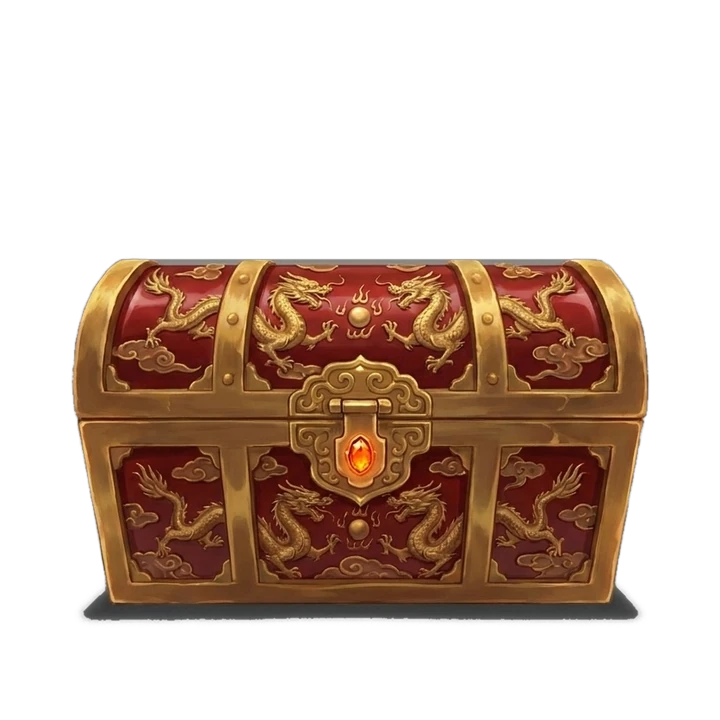
#> input picture art/chest/epic.webp, 720 x 720 px
$ python -i make_chest_art.py   (imports and definitions only)
#> lines starting #> are read from the running program, lines starting #| are printed output that depends on the picture; after the words box and inside, x2 and y2 are one past the last pixel; in counts of white or black regions, pixels touching at a corner belong together
"""
The website's chests (docs/web.md "Opening a chest"): SHOAIB's painted chests, closed and open, cut off their grey
and lined up, into art/chest/<tier>.webp and art/chest/<tier>_open.webp. (art/chests/*.png, the bot's own, stay
as they are for Discord.)

  python -m scripts.make_chest_art <common closed> <common open> <uncommon closed> <uncommon open> ... <mythic open>

Cutting: the grey is modelled from the picture's border (it is a soft gradient), Gemini's sparkle is painted over,
the chest is solid (but not its cast shadow: the grey evenly darkened, which becomes see-through black), and what is lighter or darker than the grey (the open chest's light, the shadow under it) is
kept as see-through as it is faint.

Lining up: the open chest is drawn a little bigger or smaller and higher or lower than the closed one, so it is
scaled and moved until its base (the lowest solid rows: the body, which doesn't move when the lid opens) has the
closed chest's width and sits where the closed chest's base sits. Both are written on the same canvas, so the page
can swap one for the other in place.
"""
import os
import sys

import numpy as np
from PIL import Image
from scipy import ndimage as ndi

ROOT = os.path.dirname(os.path.dirname(os.path.abspath(__file__)))
OUT = os.path.join(ROOT, "art", "chest")
TIERS = ["common", "uncommon", "rare", "epic", "legendary", "mythic"]
SIZE = 720                                    # the canvas both pictures of a chest share


def backdrop(im, ring=36):
    """The grey as a smooth surface (a quadratic in x and y per colour), fitted to the picture's border."""
    h, w = im.shape[:2]
    ys, xs = np.mgrid[0:h, 0:w]
    m = np.zeros((h, w), bool)
    m[:ring], m[-ring:], m[:, :ring], m[:, -ring:] = True, True, True, True
    m[int(h * 0.75):, int(w * 0.75):] = False                       # not the sparkle's corner
    x, y = xs[m] / w, ys[m] / h
    A = np.stack([np.ones_like(x), x, y, x * x, y * y, x * y], 1)
    X, Y = xs / w, ys / h
    full = np.stack([np.ones_like(X), X, Y, X * X, Y * Y, X * Y], -1)
    out = np.zeros_like(im)
    for c in range(3):
        coef, *_ = np.linalg.lstsq(A, im[..., c][m], rcond=None)
        out[..., c] = full @ coef
    return out


def cut(path):
#> called with path = '../art/chest/epic.webp'
    im = np.asarray(Image.open(path).convert("RGB")).astype(np.float32)
    h, w = im.shape[:2]
    bg = backdrop(im)
    sx0, sy0, sx1, sy1 = int(w * 0.74), int(h * 0.74), int(w * 0.95), int(h * 0.95)   # Gemini's sparkle(s)
    corner = np.zeros((h, w), bool)
    corner[sy0:sy1, sx0:sx1] = True
    lighter = (im - bg).mean(axis=2)
    sat = (im.max(axis=2) - im.min(axis=2)) / np.maximum(im.max(axis=2), 1)
    spark = ndi.binary_dilation(corner & (lighter > 14) & (sat < 0.12), iterations=4)
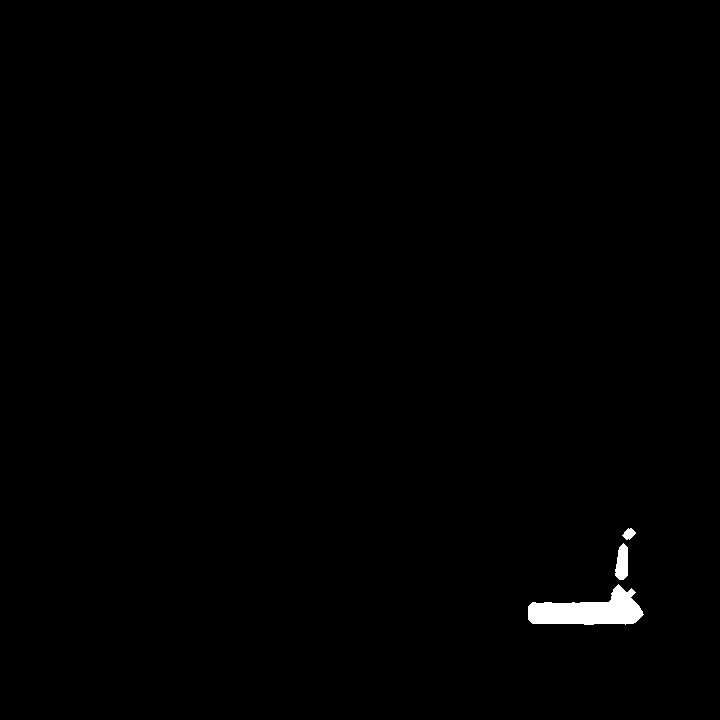
#> spark: shape (720, 720) bool; 0.62% white; 3 white regions, box (x1, y1, x2, y2) and area: (528, 584, 644, 625) 2722, (615, 543, 628, 580) 372, (622, 528, 636, 540) 102
    im[spark] = bg[spark]                                            # white and grey: the sparkle, not the chest
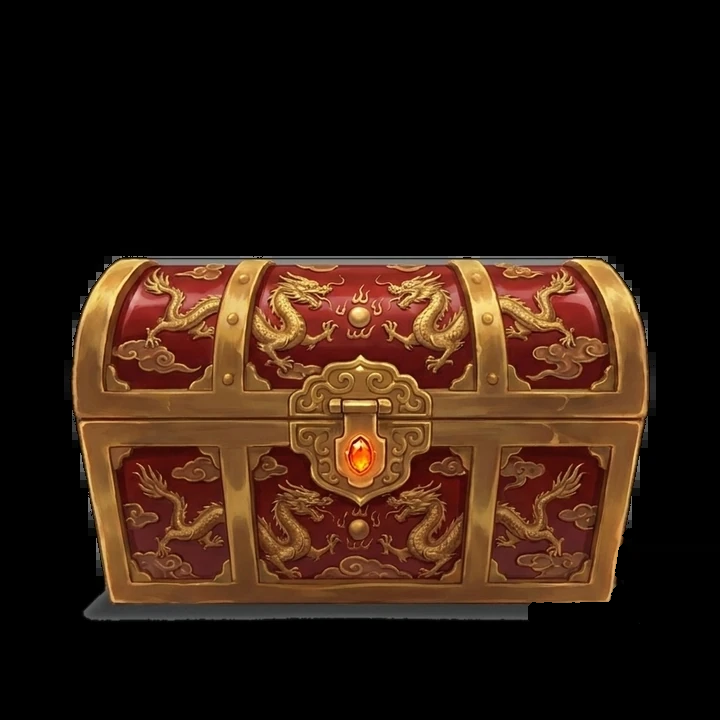
#> im: shape (720, 720, 3) float32; mean R, G, B 48.1, 28.4, 16.6
    lighter = (im - bg).mean(axis=2)
    d0 = np.abs(im - bg).max(axis=2)
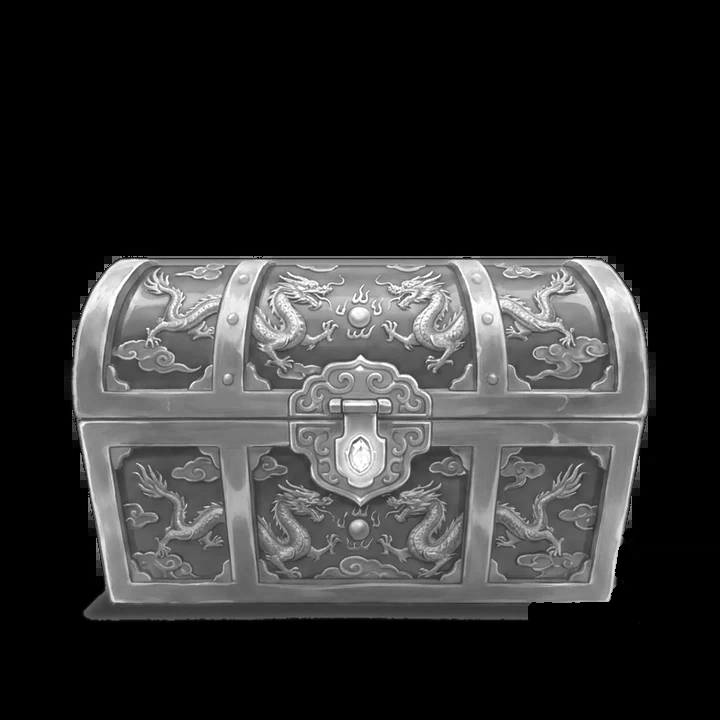
#> d0: shape (720, 720) float32; min 0, max 255, mean 48.1
    body = ndi.binary_fill_holes(ndi.binary_closing(d0 > 38, iterations=3))
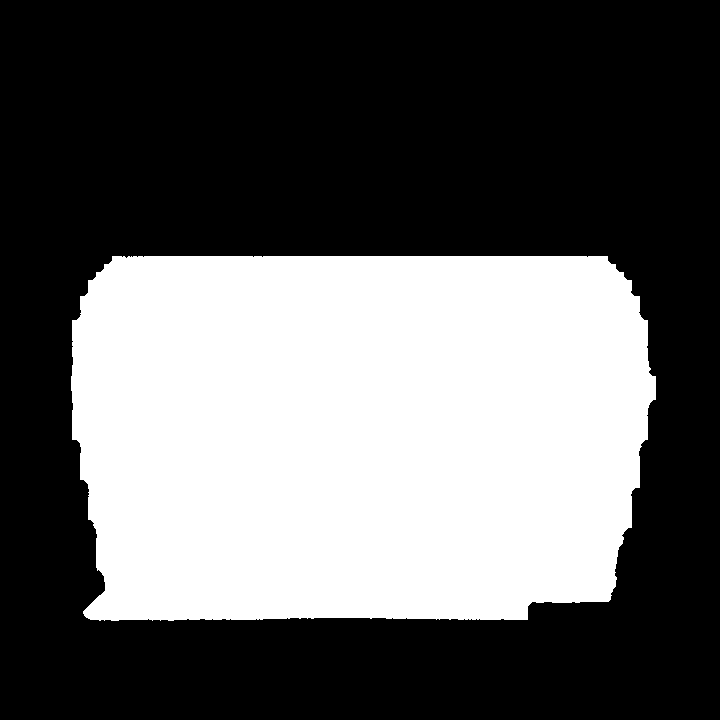
#> body: shape (720, 720) bool; 38.3% white; 1 white region, box (x1, y1, x2, y2) and area: (71, 256, 656, 621) 198487
    lab, n = ndi.label(body)
#> n = 1
    sizes = ndi.sum(body, lab, range(1, n + 1))
#> sizes = [198487]
    body = lab == 1 + int(np.argmax(sizes))
    # the cast shadow on the floor: a little darker than the grey and smooth (no paint strokes); the chest is darker
    # or has detail, so it stays. Only patches at the chest's edge, low down, are taken.
    ratio = im / np.maximum(bg, 1)
    lum = im.mean(axis=2)
    mu = ndi.uniform_filter(lum, 9)
    std = np.sqrt(np.maximum(ndi.uniform_filter(lum * lum, 9) - mu * mu, 0))
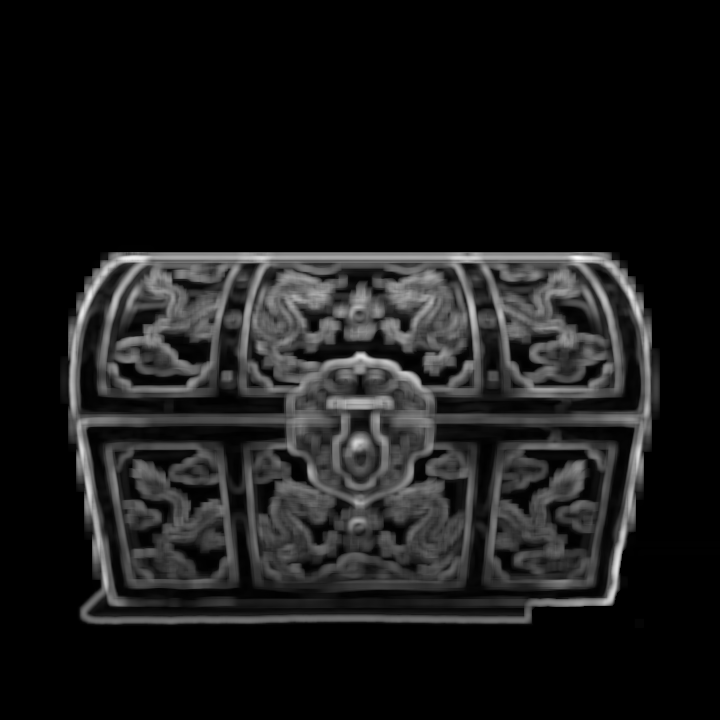
#> std: shape (720, 720) float32; min 0, max 86.32, mean 8.7; drawn with min black and max white
    flat = body & (ratio.mean(axis=2) > 0.5) & (ratio.mean(axis=2) < 0.99) & (std < 2.5)
#> flat: shape (720, 720) bool; every value is 0
    flat = ndi.binary_opening(flat, iterations=3)
    lab, n = ndi.label(flat)
#> lab: shape (720, 720) int32; every value is 0
#> n = 0
    edge = ndi.binary_dilation(~body, iterations=4)
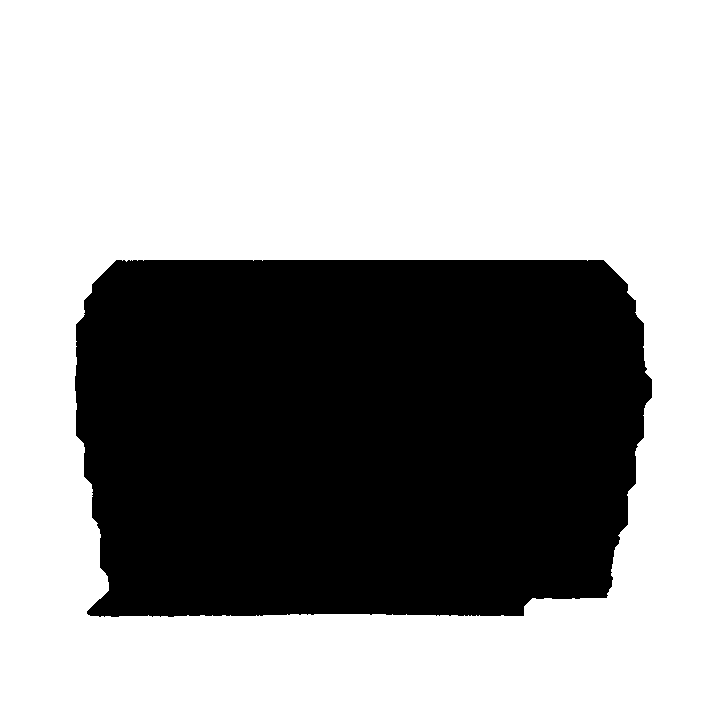
#> edge: shape (720, 720) bool; 63.1% white; 1 black region, box (x1, y1, x2, y2) and area: (75, 260, 652, 617) 191434
    ys = np.nonzero(body.any(axis=1))[0]
#> ys = 365 values from 256 to 620
    low = ys.min() + 0.6 * (ys.max() - ys.min())                     # on the floor: in the lower part, not the lid
#> low = 474.4
    cy = ndi.center_of_mass(flat, lab, range(1, n + 1)) if n else []
#> cy = []
    keep = [i for i in range(1, n + 1) if cy[i - 1][0] > low and (edge & (lab == i)).any() and (lab == i).sum() > 400]
#> keep = []
    cast = np.isin(lab, keep)
    body = ndi.binary_opening(body & ~cast, iterations=2)
#> body: shape (720, 720) bool; 38.3% white; 1 white region, box (x1, y1, x2, y2) and area: (71, 256, 656, 621) 198422
    lab, n = ndi.label(body)
#> n = 1
    body = lab == 1 + int(np.argmax(ndi.sum(body, lab, range(1, n + 1))))
    ys = np.nonzero(body.any(axis=1))[0]                             # the lid's pale metal can match the grey:
    for y in range(ys.min(), ys.min() + int(0.3 * (ys.max() - ys.min()))):   # its top is solid edge to edge
        xs = np.nonzero(body[y])[0]
        if len(xs):
            body[y, xs.min():xs.max() + 1] = True
#> body: shape (720, 720) bool; 38.3% white; 1 white region, box (x1, y1, x2, y2) and area: (71, 256, 656, 621) 198434
    d = ndi.gaussian_filter(np.abs(im - bg).max(axis=2), 1.0)
    near = np.clip(1 - ndi.distance_transform_edt(~body) / (w * 0.07), 0, 1)  # light and shadow only close by
    soft = np.clip((d - 14) / 55, 0, 1) * near
    a = np.maximum(ndi.gaussian_filter(body.astype(np.float32), 0.8), soft)
    aa = np.clip(a, 0.08, 1)[..., None]
    col = np.where(a[..., None] > 0.97, im, np.clip((im - bg * (1 - aa)) / aa, 0, 255))
    shade = ~ndi.binary_dilation(body, iterations=2) & (lighter < 6) & (np.abs(im - bg).max(axis=2) > 0)
#> shade: shape (720, 720) bool; 0.42% white; 68 white regions (51 under 20 px), largest, box (x1, y1, x2, y2) and area: (625, 534, 720, 560) 872, (120, 248, 152, 254) 192, (632, 496, 640, 532) 107
    dark = np.clip((1 - ratio.mean(axis=2)) * 1.6, 0, 0.75) * near        # a shadow: black, as dark as it is
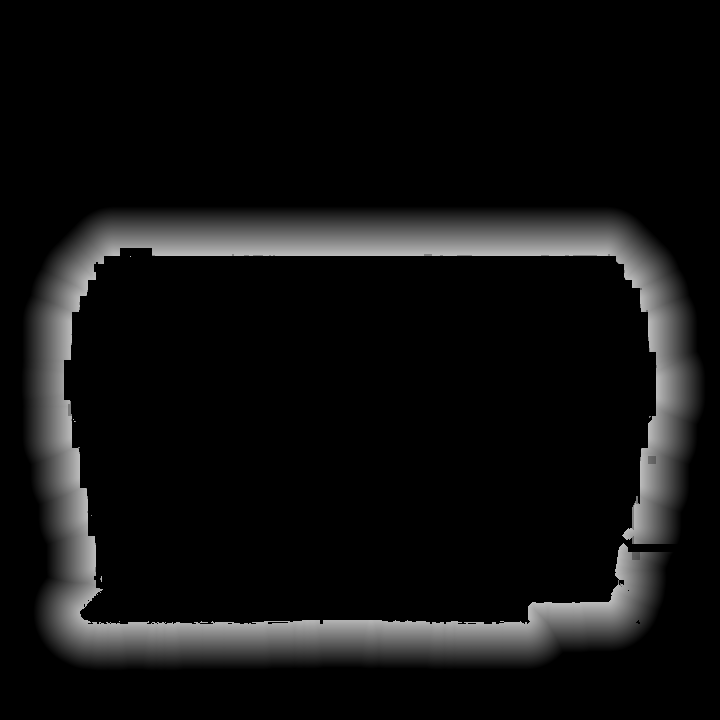
#> dark: shape (720, 720) float64; min 0, max 0.75, mean 0.0636
    col[shade] = 0
    a = np.where(shade, dark, a)
    return np.dstack([col, a * 255]).astype(np.uint8), body


# [40 lines left out: functions base, place, main, not called in this run]


# [2 lines not run here, left out]

>>> result = cut('../art/chest/epic.webp')

$ run again, on art/chest/common_open.webp
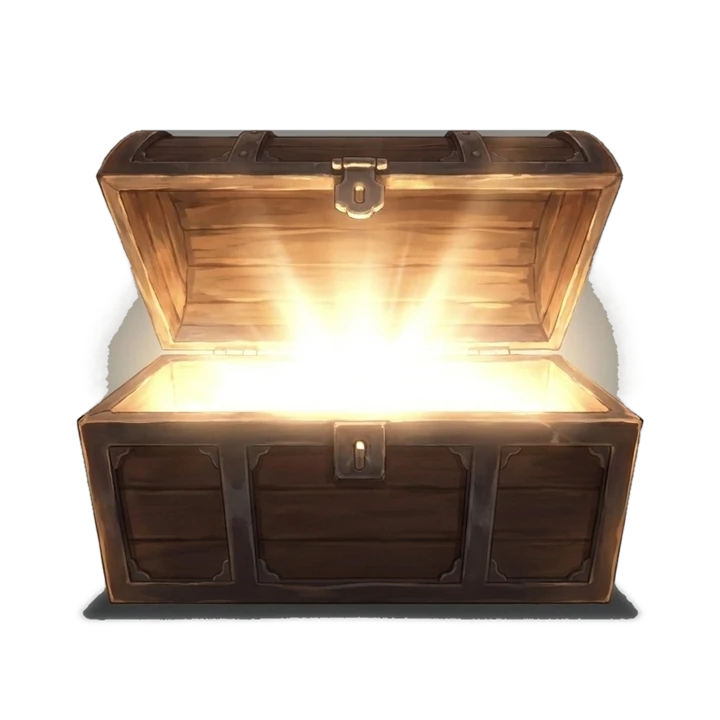
#> input picture art/chest/common_open.webp, 720 x 720 px
#> the loop in backdrop, `for c in range(3):` made 3 passes
#> coef on passes 1 to 3: [-0.219, 0.215, 1.81, 0.0866, -1.92, 0.487], [-0.224, 0.22, 1.84, 0.0997, -1.95, 0.469], [-0.209, 0.203, 1.75, 0.0603, -1.87, 0.523]
#> spark: shape (720, 720) bool; 0.63% white; 3 white regions, box (x1, y1, x2, y2) and area: (528, 583, 643, 624) 2791, (615, 541, 628, 580) 382, (623, 528, 636, 540) 116
#> in cut, `body = ndi.binary_fill_holes(ndi.binary_closing(d0 > 38, iterations=3))`:
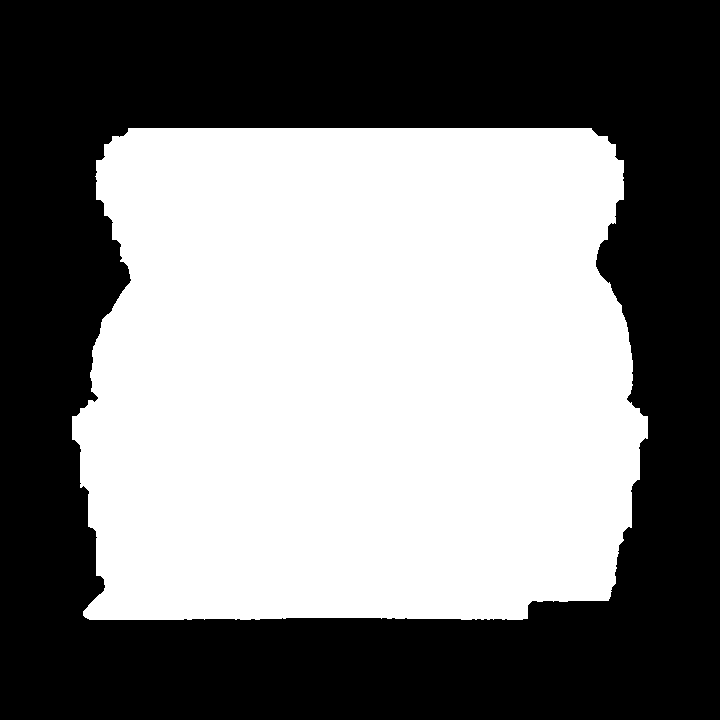
#> body: shape (720, 720) bool; 49.4% white; 1 white region, box (x1, y1, x2, y2) and area: (72, 128, 648, 620) 256313
#> in cut, `lab, n = ndi.label(body)`: n = 1
#> sizes = [256313]
#> flat: shape (720, 720) bool; every value is 0
#> in cut, `lab, n = ndi.label(flat)`: n = 0
#> edge: shape (720, 720) bool; 52.1% white; 1 black region, box (x1, y1, x2, y2) and area: (76, 132, 644, 616) 248214
#> ys = 492 values from 128 to 619
#> low = 422.6
#> cy = []
#> in cut, `lab, n = ndi.label(body)`: n = 1
#> shade: shape (720, 720) bool; 48.1% white; 2 white regions, box (x1, y1, x2, y2) and area: (0, 0, 720, 720) 246320, (648, 350, 720, 394) 3029
#> in cut, `a = np.where(shade, dark, a)`:
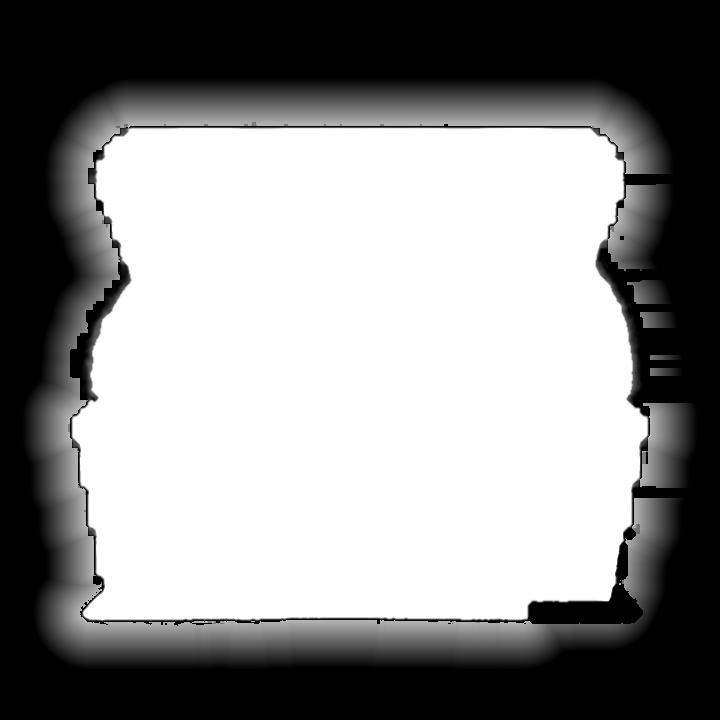
#> a: shape (720, 720) float64; min 0, max 1, mean 0.556
